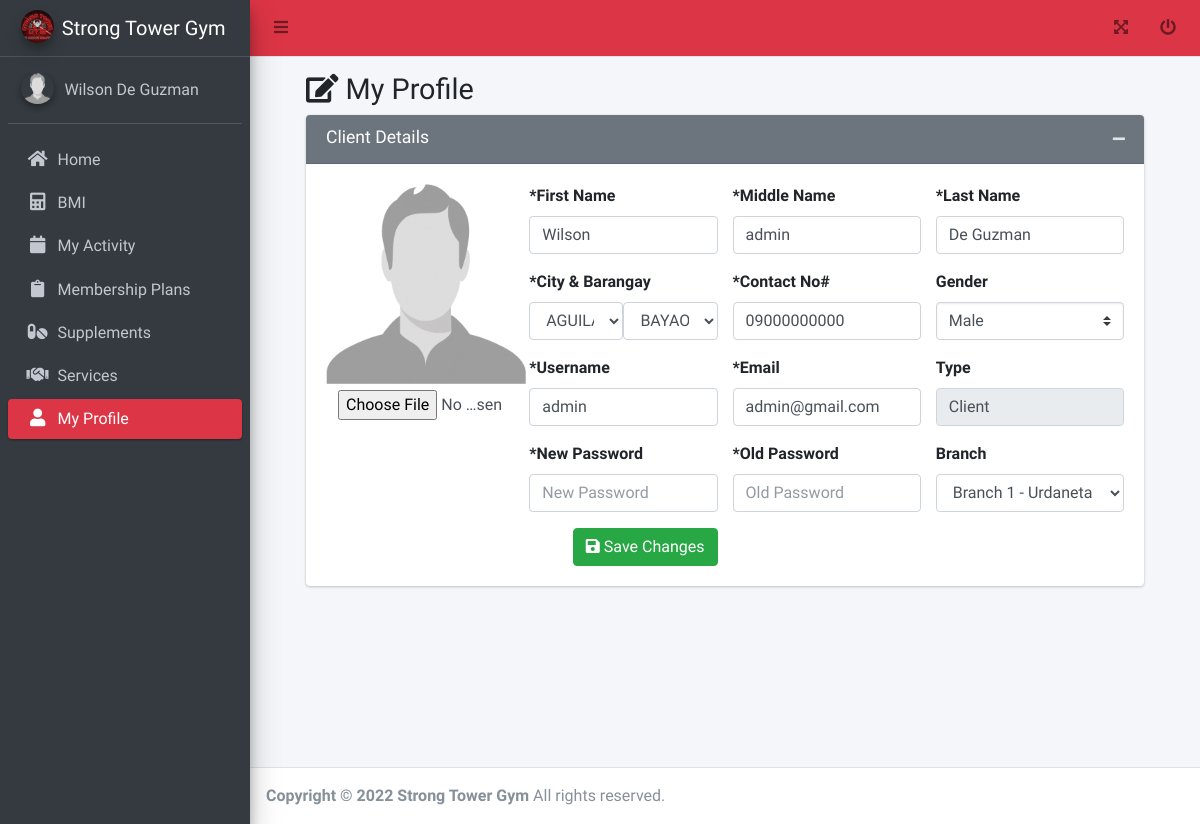
Screenshot of /member/my_profile.php (signed in) with the database file from the repository.
### tables this page shows
CREATE TABLE `tbl_user` (
  `id` int(11) NOT NULL,
  `username` varchar(255) DEFAULT NULL,
  `email` varchar(255) DEFAULT NULL,
  `password` varchar(255) DEFAULT NULL,
  `branch_id` int(11) DEFAULT NULL,
  `access_id` int(11) DEFAULT NULL,
  `client_plan_id` int(11) DEFAULT 0,
  `plan_expiration_date` date DEFAULT NULL,
  `verified` tinyint(4) DEFAULT 0,
  `created_date` datetime DEFAULT current_timestamp(),
  `updated_date` datetime DEFAULT current_timestamp(),
  `deleted_flag` tinyint(4) DEFAULT 0,
  `access` varchar(45) DEFAULT NULL
);

CREATE TABLE `tbl_user_info` (
  `id` int(11) NOT NULL,
  `first_name` varchar(255) DEFAULT NULL,
  `middle_name` varchar(45) DEFAULT NULL,
  `last_name` varchar(45) DEFAULT NULL,
  `gender_id` int(11) DEFAULT NULL,
  `contact_no` varchar(45) DEFAULT NULL,
  `picture` varchar(255) DEFAULT 'default.jpg',
  `created_date` datetime DEFAULT current_timestamp(),
  `updated_date` datetime DEFAULT current_timestamp(),
  `deleted_flag` tinyint(4) DEFAULT 0,
  `address` varchar(45) DEFAULT NULL,
  `medical_certificate` varchar(225) DEFAULT 'default.jpg',
  `city` int(11) DEFAULT NULL,
  `barangay` int(11) DEFAULT NULL,
  `height` varchar(225) DEFAULT NULL,
  `weight` varchar(225) DEFAULT NULL
);

CREATE TABLE `tbl_city` (
  `name` text DEFAULT NULL,
  `id` varchar(45) NOT NULL DEFAULT '0',
  `CreatedDate` datetime DEFAULT current_timestamp()
);

CREATE TABLE `tbl_barangay` (
  `id` text DEFAULT NULL,
  `name` text DEFAULT NULL,
  `city_id` text DEFAULT NULL,
  `CreatedDate` datetime DEFAULT current_timestamp()
);

CREATE TABLE `tbl_gender` (
  `id` int(11) NOT NULL,
  `name` varchar(45) DEFAULT NULL,
  `created_date` datetime DEFAULT current_timestamp(),
  `updated_date` datetime DEFAULT current_timestamp(),
  `deleted_flag` tinyint(4) DEFAULT 0
);

CREATE TABLE `tbl_branch` (
  `id` int(11) NOT NULL,
  `name` varchar(255) DEFAULT NULL,
  `description` text DEFAULT NULL,
  `created_date` datetime DEFAULT current_timestamp(),
  `updated_date` datetime DEFAULT current_timestamp(),
  `deleted_flag` tinyint(4) DEFAULT 0,
  `sub_title` text DEFAULT NULL,
  `address` text DEFAULT NULL,
  `contact_no` varchar(45) DEFAULT NULL,
  `email` varchar(45) DEFAULT NULL,
  `google_map` text DEFAULT NULL
);

### functions.php (called while the page is built, shortened)
<?php
function get_list($sql)
{
  $data = array();
  $result = mysqli_query($_SESSION['conn'], $sql);
  while ($row = mysqli_fetch_assoc($result)) {
    $data[] = $row;
  }
  return $data;
}
function get_one($sql)
{
  if ($result = mysqli_query($_SESSION['conn'], $sql)) {
    $obj = mysqli_fetch_object($result);
    return $obj;
  }
  return false;
}

### member/my_profile.php (the view, shortened to what this page needs)
<?php include('header.php'); ?>
<div>
  <div class="content-wrapper">
    <div class="content-header">
      <?php
      $id = $_SESSION['user']->id;
      $user = get_one("SELECT tp.*,u.*,ui.*,if(u.plan_expiration_date>curdate(),u.plan_expiration_date, null )  as `plan_expiration_date`,if(u.plan_expiration_date>curdate(),u.client_plan_id, 0 )  as `client_plan_id` FROM tbl_user u inner join tbl_user_info ui on ui.id = u.id left join tbl_client_plan tc on (tc.id = u.client_plan_id and u.plan_expiration_date > curdate()) left join tbl_plan tp on tp.id = tc.plan_id where u.id = " . $id) ?>
      <div class="container-fluid" id="content">
        <div class="row mb-2">
          <div class="col-sm-12">
            <h1 class="m-0"><i class="fa fa-edit"></i> My Profile </h1>
          </div>
        </div>
        <form method="post" onsubmit="return confirm('Are You Sure?');" enctype="multipart/form-data">
          <section class="content">
            <div class="row">
              <div class="col-md-12">
                <div class="card card-secondary">
                  <div class="card-header">
                    <h3 class="card-title">Client Details</h3>
                    <div class="card-tools">
                      <button type="button" class="btn btn-tool" data-card-widget="collapse" title="Collapse">
                        <i class="fas fa-minus"></i>
                      </button>
                    </div>
                  </div>
                  <div class="card-body">
                    <div class="row">
                      <div class="col-sm-3">
                        <div class="form-group">
                          <img src="../profile/<?= isset($_POST['image']) ? $_POST['image'] : $user->picture ?>" alt="" style="width:200px;height:200px;" id="preview">
                          <input type="file" class="form-control" id="image" name="image" accept="image/*" style="border: unset;">
                        </div>
                      </div>
                      <div class="col-sm-3">
                        <div class="form-group">
                          <label>*First Name</label>
                          <input type="text" class="form-control <?= isset($_SESSION['error']['first_name']) ? 'is-invalid' : '' ?>" id="first_name" name="first_name" placeholder="First Name" value="<?= isset($_POST['first_name']) ? $_POST['first_name'] : $user->first_name ?>">
                        </div>
                        <div class="form-group">
                          <label>*City & Barangay</label>
                          <div style="display: flex;">
                            <select id="city" name="city" style="width:50%" class="form-control <?= isset($_SESSION['error']['city']) ? 'is-invalid' : '' ?>">
                              <?php foreach (get_list("select * from tbl_city") as $res) { ?>
                                <option value="<?= $res['id']; ?>" <?= $user->city == $res['id'] ? 'selected' : '' ?>><?= $res['name']; ?></option>
                              <?php } ?>
                            </select>
                            <select id="barangay" name="barangay" style="width:50%;float:right" class="form-control <?= isset($_SESSION['error']['barangay']) ? 'is-invalid' : '' ?>">
                              <?php foreach (get_list("select * from tbl_barangay where city_id = " . $user->city . "") as $res) { ?>
                                <option value="<?= $res['id']; ?>" <?= $user->barangay == $res['id'] ? 'selected' : '' ?>><?= $res['name']; ?></option>
                              <?php } ?>
                            </select>
                          </div>
                        </div>
                        <div class="form-group">
                          <label>*Username</label>
                          <input type="text" class="form-control <?= isset($_SESSION['error']['username']) ? 'is-invalid' : '' ?>" id="username" name="username" placeholder="Username" value="<?= isset($_POST['username']) ? $_POST['username'] : $user->username ?>">
                        </div>
                        <div class="form-group">
                          <label>*New Password</label>
                          <input type="password" class="form-control <?= isset($_SESSION['error']['password']) ? 'is-invalid' : '' ?>" id="password" name="password" placeholder="New Password" value="<?= isset($_POST['password']) ? $_POST['password'] : '' ?>">
                        </div>
                      </div>
                      <div class="col-sm-3">
                        <div class="form-group">
                          <label>*Middle Name</label>
                          <input type="text" class="form-control <?= isset($_SESSION['error']['middle_name']) ? 'is-invalid' : '' ?>" id="middle_name" name="middle_name" placeholder="Middle Name" value="<?= isset($_POST['middle_name']) ? $_POST['middle_name'] : $user->middle_name ?>">
                        </div>
                        <div class="form-group">
                          <label>*Contact No#</label>
                          <input type="number" class="form-control <?= isset($_SESSION['error']['contact']) ? 'is-invalid' : '' ?>" id="contact" name="contact" placeholder="Contact No#" value="<?= isset($_POST['contact']) ? $_POST['contact'] : $user->contact_no ?>">
                        </div>
                        <div class="form-group">
                          <label>*Email</label>
                          <input type="email" class="form-control <?= isset($_SESSION['error']['email']) ? 'is-invalid' : '' ?>" id="email" name="email" placeholder="Email" value="<?= isset($_POST['email']) ? $_POST['email'] : $user->email ?>">
                        </div>
                        <div class="form-group">
                          <label>*Old Password</label>
                          <input type="password" class="form-control <?= isset($_SESSION['error']['re_password']) ? 'is-invalid' : '' ?>" id="re_password" name="re_password" placeholder="Old Password" value="<?= isset($_POST['re_password']) ? $_POST['re_password'] : '' ?>">
                        </div>
                      </div>
                      <div class="col-sm-3">
                        <div class="form-group">
                          <label>*Last Name</label>
                          <input type="text" class="form-control <?= isset($_SESSION['error']['last_name']) ? 'is-invalid' : '' ?>" id="last_name" name="last_name" placeholder="Last Name" value="<?= isset($_POST['last_name']) ? $_POST['last_name'] : $user->last_name ?>">
                        </div>
                        <div class="form-group">
                          <label>Gender</label>
                          <select id="gender" class="form-control <?= isset($_SESSION['error']['gender']) ? 'is-invalid' : '' ?> custom-select" name="gender">
                            <?php foreach (get_list("select * from tbl_gender where deleted_flag = 0") as $res) { ?>
                              <option value="<?= $res['id']; ?>" <?= ($user->gender_id == $res['id']) ? 'selected' : ''; ?>><?= $res['name']; ?></option>
                            <?php } ?>
                          </select>
                        </div>
                        <div class="form-group">
                          <label>Type</label>
                          <input type="text" class="form-control" value="Client" disabled>
                        </div>
                        <div class="form-group">
                          <label>Branch</label>
                          <?php if (in_array($_SESSION['user']->access_id, array(1))) { ?>
                            <select id="branch" name="branch" class="form-control <?= isset($_SESSION['error']['branch']) ? 'is-invalid' : '' ?>">
                              <?php foreach (get_list("select * from tbl_branch where deleted_flag = 0") as $res) { ?>
                                <option value="<?= $res['id']; ?>" <?= ($user->branch_id == $res['id']) ? 'selected' : ''; ?>><?= $res['name']; ?></option>
                              <?php } ?>
                            </select>
                          <?php } else { ?>
                            <input type="text" class="form-control <?= isset($_SESSION['error']['branch']) ? 'is-invalid' : '' ?>" value="<?= $_SESSION['user']->branch ?>" disabled>
                            <input type="hidden" id="branch" name="branch" value="<?= $_SESSION['user']->branch_id ?>" disabled>
                          <?php } ?>
                        </div>
                      </div>
                      <div class="col-sm-3">
                      </div>
                      <div class="col-sm-3">
                    <div class="form-group">
                      <button type="submit" class="btn btn-success float-right" name="update"><i class="fa fa-save"></i> Save Changes</button>
                    </div>
                  </div>
                </div>
              </div>
            </div>
      </div>
      </section>
      </form>
    </div>
  </div>
</div>
</div>
<?php include('footer.php'); ?>

### adminlte/css/admin.css (style rules this page uses)
#content { padding: 3em; padding-top: 0px; min-height: 85vh; }

### rows the page displays
tbl_user: tbl_user_info.picture (placeholder picture), first_name "Wilson", username "admin", middle_name "admin", contact "09000000000", email "admin@gmail.com", last_name "De Guzman", branch "Branch 1 - Urdaneta city"
tbl_user_info: city "AGUILAR", barangay "BAYAOAS", gender "Male"

### other values shown
$_SESSION['user']->first_name "Wilson"
$_SESSION['user']->last_name "De Guzman"
